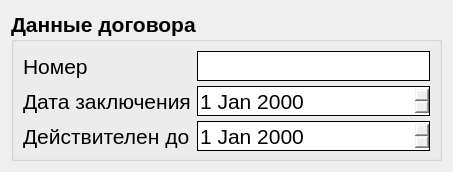
<?xml version="1.0" encoding="UTF-8"?>
<ui version="4.0">
 <class>add_constract_widget</class>
 <widget class="QWidget" name="add_constract_widget">
  <property name="geometry">
   <rect>
    <x>0</x>
    <y>0</y>
    <width>453</width>
    <height>172</height>
   </rect>
  </property>
  <property name="windowTitle">
   <string>Добавление договора</string>
  </property>
  <layout class="QGridLayout" name="gridLayout">
   <item row="0" column="0">
    <widget class="QGroupBox" name="contract_groupBox">
     <property name="minimumSize">
      <size>
       <width>0</width>
       <height>30</height>
      </size>
     </property>
     <property name="font">
      <font>
       <pointsize>16</pointsize>
       <weight>75</weight>
       <bold>true</bold>
      </font>
     </property>
     <property name="title">
      <string>Данные договора</string>
     </property>
     <layout class="QGridLayout" name="gridLayout_2">
      <item row="1" column="1">
       <widget class="QDateEdit" name="conclusion_dateEdit">
        <property name="minimumSize">
         <size>
          <width>0</width>
          <height>30</height>
         </size>
        </property>
        <property name="font">
         <font>
          <weight>50</weight>
          <bold>false</bold>
         </font>
        </property>
        <property name="styleSheet">
         <string notr="true"> QDateEdit {
      border-width: 1px;
      border-style: solid;
      border-radius: 0px;
  }</string>
        </property>
       </widget>
      </item>
      <item row="0" column="0">
       <widget class="QLabel" name="num_text_label">
        <property name="minimumSize">
         <size>
          <width>0</width>
          <height>30</height>
         </size>
        </property>
        <property name="font">
         <font>
          <pointsize>16</pointsize>
          <weight>50</weight>
          <bold>false</bold>
         </font>
        </property>
        <property name="text">
         <string>Номер</string>
        </property>
       </widget>
      </item>
      <item row="2" column="1">
       <widget class="QDateEdit" name="valid_to_dateEdit">
        <property name="minimumSize">
         <size>
          <width>0</width>
          <height>30</height>
         </size>
        </property>
        <property name="font">
         <font>
          <weight>50</weight>
          <bold>false</bold>
         </font>
        </property>
        <property name="styleSheet">
         <string notr="true"> QDateEdit {
      border-width: 1px;
      border-style: solid;
      border-radius: 0px;
  }</string>
        </property>
       </widget>
      </item>
      <item row="1" column="0">
       <widget class="QLabel" name="conclusion_label">
        <property name="minimumSize">
         <size>
          <width>0</width>
          <height>30</height>
         </size>
        </property>
        <property name="font">
         <font>
          <weight>50</weight>
          <bold>false</bold>
         </font>
        </property>
        <property name="text">
         <string>Дата заключения</string>
        </property>
       </widget>
      </item>
      <item row="2" column="0">
       <widget class="QLabel" name="valid_to_label">
        <property name="minimumSize">
         <size>
          <width>0</width>
          <height>30</height>
         </size>
        </property>
        <property name="font">
         <font>
          <weight>50</weight>
          <bold>false</bold>
         </font>
        </property>
        <property name="text">
         <string>Действителен до</string>
        </property>
       </widget>
      </item>
      <item row="0" column="1">
       <widget class="QLineEdit" name="lineEdit">
        <property name="minimumSize">
         <size>
          <width>0</width>
          <height>30</height>
         </size>
        </property>
        <property name="styleSheet">
         <string notr="true"> QLineEdit {
      border-width: 1px;
      border-style: solid;
      border-radius: 0px;
  }</string>
        </property>
       </widget>
      </item>
     </layout>
    </widget>
   </item>
  </layout>
 </widget>
 <resources/>
 <connections/>
</ui>
